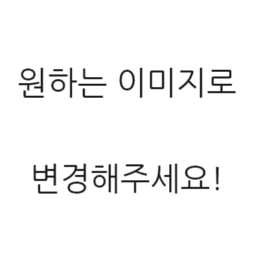
#> input picture data/image/1.jpg, 256 x 256 px
$ python cartoon_converter.py
#> lines starting #> are read from the running program, lines starting #| are printed output that depends on the picture; after the words box and inside, x2 and y2 are one past the last pixel; in counts of white or black regions, pixels touching at a corner belong together
import cv2 as cv

image = cv.imread('data/image/1.jpg')
#> image is the input picture: shape (256, 256, 3); min 27, max 255, mean 245.9

# Check if width or height is more than 1024
if image.shape[0] > 1024 or image.shape[1] > 1024:
    # Calculate the scaling factor
    scale = min(1024 / image.shape[0], 1024 / image.shape[1])
    # Resize the image
    image = cv.resize(image, None, fx=scale, fy=scale)

# Convert the image to grayscale
gray = cv.cvtColor(image, cv.COLOR_BGR2GRAY)

# Apply a median blur to reduce noise
blurred = cv.medianBlur(gray, 5)
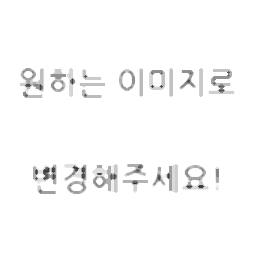
#> blurred: shape (256, 256); min 54, max 255, mean 249.8

# Apply adaptive thresholding to create a binary image
thresholded = cv.adaptiveThreshold(blurred, 255, cv.ADAPTIVE_THRESH_MEAN_C, cv.THRESH_BINARY, 9, 9)
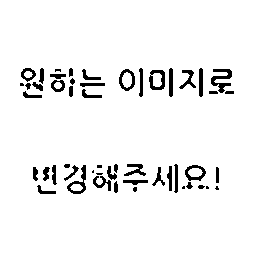
#> thresholded: shape (256, 256); 94.8% white; 51 black regions (9 under 20 px), largest, box (x1, y1, x2, y2) and area: (211, 69, 232, 93) 234, (67, 165, 86, 194) 182, (149, 70, 165, 90) 175

# Create a cartoon effect by applying a bilateral filter
cartoon = cv.bilateralFilter(image, 9, 75, 75)

# Merge the cartoon image with the thresholded image
cartoon = cv.bitwise_and(cartoon, cartoon, mask=thresholded)

# Show the cartoon image
cv.imshow('Cartoon', cartoon)

key = cv.waitKey(0)
#> (key Esc is pressed here)
if key == ord('s'):
    cv.imwrite('data/image/1_output.jpg', cartoon)

cv.destroyAllWindows()
